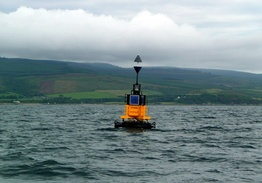
%> input picture dataset/E/3DTzEGh.jpg, 262 x 183 px, shrunk from 640 x 445 before the run; its folder holds only this picture in this run
$ octave Code_actuel.m   (GNU Octave 9; MATLAB toolbox functions it lacks are replaced by stand-ins)
%> lines starting %> are read from the running program, lines starting %| are printed output that depends on the picture; in (x1, y1, x2, y2) boxes, pixels count from 0 and x2, y2 are one past the last pixel; in counts of white or black regions, pixels touching at a corner belong together; the program's own positions count from 1
%> further down, I is the input picture: size 183x262x3 uint8; mean R, G, B 125.5, 142.9, 145.5
### beaconMask.m
function mask = beaconMask(img)
% This function takes an image as input and returns the mask with the beacon detection
% input : the image
% output : the mask of the beacon

figure;
subplot(2,2,1); imshow(img); title('Original Image');

%% Masque de couleur jaune

ihsv = rgb2hsv(img);
%> ihsv: size 183x262x3 double; mean H, S, V 0.518, 0.206, 0.579
% isoler les couleurs jaunes / oranges
% seuils
yellow = (ihsv(:,:,1) > 0.05 & ihsv(:,:,1) < 0.17) & (ihsv(:,:,2) > 0.25 & ihsv(:,:,3) > 0.25);
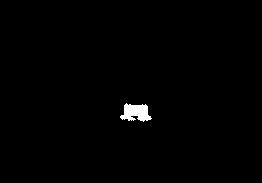
%> yellow: size 183x262 logical; 0.81% white; 1 white region, box (x1, y1, x2, y2) and area: (120, 103, 152, 122) 389

% figure; imshow(yellow, []); title('Yellow Mask');

grayImg = img(:,:,3);
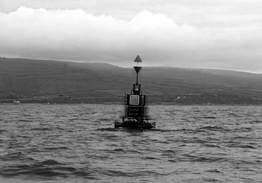
%> grayImg: size 183x262 uint8; min 0, max 255, mean 145.5
grayImg(grayImg > 80) = 255;
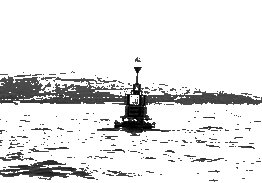
%> grayImg: size 183x262 uint8; min 0, max 255, mean 227.5

% grayImg = imgaussfilt(grayImg, 2);

[m, n] = size(grayImg);
%> m = 183; n = 262

% thresholded = clusteredImg == min(centers);
thresholded = yellow;
thresholded_opened = imopen(thresholded, strel('disk', 3));
%> thresholded_opened: size 183x262 logical; 0.71% white; 1 white region, box (x1, y1, x2, y2) and area: (123, 104, 150, 121) 341
thresholded_opened = bwareaopen(thresholded_opened,  fix(m*n/2000) );
thresholded_opened = imclearborder(thresholded_opened);

if (sum(thresholded_opened(:)) == 0)
    thresholded_opened = thresholded;
    thresholded_opened = bwareaopen(thresholded_opened,  50 );
end

subplot(2,2,2);
imshow(yellow, []);
title('First yellow mask');


%% Seuillage du gradient sur la composante bleu
% Obtenir l'axe y de la première valeur non nulle du masque jaune
[~, col] = find(thresholded_opened, 1, 'first');
%> col = 124
[~, col2] = find(thresholded_opened, 1, 'last');
%> col2 = 150

% gradient
grad = abs(imgradient(grayImg, 'sobel'));

grad = grad > max(grad(:)) * 0.01;
%> grad: size 183x262 logical; 26% white; 77 white regions (39 under 20 px), largest, box (x1, y1, x2, y2) and area: (0, 0, 262, 183) 9268, (27, 127, 70, 154) 359, (101, 169, 143, 178) 227
grad = imclose(grad, strel('disk', 4));
%> grad: size 183x262 logical; 34.5% white; 3 white regions (2 under 20 px), largest, box (x1, y1, x2, y2) and area: (0, 0, 262, 183) 16528
grad = imopen(grad, strel('line', 3,0));
%> grad: size 183x262 logical; 34% white; 9 white regions (4 under 20 px), largest, box (x1, y1, x2, y2) and area: (0, 56, 262, 183) 15299, (162, 147, 228, 163) 436, (0, 0, 262, 3) 272, (235, 155, 262, 172) 180, (144, 170, 163, 176) 52

grad(:, 1:col-30) = 0;
grad(:, col2+30:end) = 0;
%> grad: size 183x262 logical; 11.5% white; 5 white regions, box (x1, y1, x2, y2) and area: (94, 56, 179, 160) 4592, (94, 167, 179, 183) 606, (162, 147, 179, 163) 174, (94, 0, 179, 1) 85, (144, 170, 163, 176) 52

%% Reconstruction par dilatation
% Reconstruction par dilatation de l'image segmentée
mask = imreconstruct(thresholded_opened,grad | thresholded_opened);
%> mask: size 183x262 logical; 9.6% white; 1 white region, box (x1, y1, x2, y2) and area: (94, 56, 179, 160) 4592


%% Suppression des objets non pertinents
% Redétection des objets jaunes pour supprimer des potentiels minis objets externes (bouées, etc)
studied_area =  bsxfun(@times, img, cast(mask, 'like', img));
%> studied_area: size 183x262x3 uint8; mean H, S, V 7.2, 8.2, 7.5

ihsv = rgb2hsv(studied_area);
%> ihsv: size 183x262x3 double; mean H, S, V 0.0425, 0.0334, 0.0355
% isoler les couleurs jaunes / oranges
yellow_mask = (ihsv(:,:,1) > 0.05 & ihsv(:,:,1) < 0.17) & (ihsv(:,:,2) > 0.20 & ihsv(:,:,3) > 0.20);
%> yellow_mask: size 183x262 logical; 0.84% white; 2 white regions (1 under 20 px), largest, box (x1, y1, x2, y2) and area: (120, 103, 152, 122) 400

% Supprimer tous les objets avec une surface plus petite que 40% de la plus grande
r = regionprops(yellow_mask, 'Area');
%> r = 2 regions; Area: 400, 1
areas = cat(1, r.Area);
%> areas = [400; 1]
yellow = bwareaopen(yellow_mask, fix(max(areas)*0.4));
%> yellow: size 183x262 logical; 0.83% white; 1 white region

r = regionprops(yellow, 'BoundingBox', 'Area');
%> r = 1 region; box (x1, y1, x2, y2) and Area: (120, 103, 152, 122) 400
if (length(r) > 1)
    boundingBoxes = cat(1, r.BoundingBox);

    % Trier par coordonnée x
    [~, idx] = sort(boundingBoxes(:, 1), 'ascend');
    r = r(idx);

    % Vérifier si les boîtes englobantes sont trop éloignées les unes des autres (regarder uniquement l'axe x)
    % si c'est le cas, supprimer la plus petite
    for i = 1:length(r)
        for j = i+1:length(r)
            if ( (r(i).BoundingBox(1) + r(i).BoundingBox(3)*3) < r(j).BoundingBox(1))
                if (r(i).Area < r(j).Area)
                    % supprimer la plus petite du jaune en utilisant la boîte englobante
                    yellow(fix(r(i).BoundingBox(2)):fix(r(i).BoundingBox(2)+r(i).BoundingBox(4)), ...
                        fix(r(i).BoundingBox(1)):fix(r(i).BoundingBox(1)+r(i).BoundingBox(3))) = 0;
                else
                    yellow(fix(r(j).BoundingBox(2)):fix(r(j).BoundingBox(2)+r(j).BoundingBox(4)), ...
                        fix(r(j).BoundingBox(1)):fix(r(j).BoundingBox(1)+r(j).BoundingBox(3))) = 0;
                end
            end
        end
    end
end

yellow_dilated = imdilate(yellow,strel("rectangle",[150,5]));
%> yellow_dilated: size 183x262 logical; 11.3% white; 1 white region, box (x1, y1, x2, y2) and area: (118, 29, 154, 183) 5410

mask = imreconstruct(yellow_dilated,mask);

%% Amélioration de la détection des triangles

es_ligne = zeros(150,1);
es_ligne(1:75) = 1;

mask = imdilate(mask,es_ligne);
%> mask: size 183x262 logical; 26% white; 1 white region, box (x1, y1, x2, y2) and area: (94, 0, 179, 160) 12483

mask = imreconstruct(mask,grad | thresholded_opened);
%> mask: size 183x262 logical; 9.8% white; 2 white regions

subplot(2,2,3); imshow(grad, []); title('Gradient Image');
subplot(2,2,4); imshow(mask, []); title('Gradient & Segmented Image bouché');

end

### triangleEstimation.m
function result = triangleEstimation (mask,image)
% This function takes the mask of the beacon and the image and returns the direction of the beacon
% For this it take the 22 first % of the bounding box to isolate the triangles and then check the
% sum of the 4 quarters. The quarter with the highest sum is widest part of each triangle.
%
% Parameters:
%  mask: the mask of the beacon
%  image: the image
% Returns:
%  direction: the direction of the beacon

%% Boite englobante de la balise

studied_area =  bsxfun(@times, image, cast(mask, 'like', image));
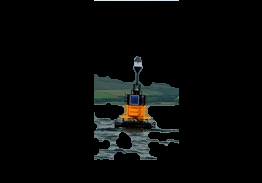
%> studied_area: size 183x262x3 uint8; mean R, G, B 7.6, 8.6, 8
figure;subplot(1,2,1);imshow(studied_area);


boundingBoxTriangles = regionprops(mask, 'BoundingBox');
%> boundingBoxTriangles = 2 regions; box (x1, y1, x2, y2): (94, 0, 179, 1), (94, 56, 179, 160)

for i =1 : length(boundingBoxTriangles)
    rectangle('Position',boundingBoxTriangles(i).BoundingBox, 'EdgeColor', 'r', 'LineWidth', 2);
end
%> this loop made 2 passes

% fusion des bounding boxes
maxX = 0; maxY = 0; minX = 100000; minY = 100000;
for i = 1:length(boundingBoxTriangles)
    maxX = max(maxX, boundingBoxTriangles(i).BoundingBox(1) + boundingBoxTriangles(i).BoundingBox(3));
    maxY = max(maxY, boundingBoxTriangles(i).BoundingBox(2) + boundingBoxTriangles(i).BoundingBox(4));
    minX = min(minX, boundingBoxTriangles(i).BoundingBox(1));
    minY = min(minY, boundingBoxTriangles(i).BoundingBox(2));
end
%> this loop made 2 passes
%> (maxX, maxY, minX, minY) on passes 1 to 2: (179.5, 1.5, 94.5, 0.5), (179.5, 160.5, 94.5, 0.5)

heigth = (maxY - minY)*0.22;
%> heigth = 35.2
boundingBoxTriangles = [minX, minY , maxX - minX, heigth ];
%> boundingBoxTriangles = [94.5 0.5 85 35.2]

rectangle('Position',boundingBoxTriangles, 'EdgeColor', 'g', 'LineWidth', 2);

triangles = imcrop(studied_area,boundingBoxTriangles);

subplot(1,2,2); imshow(triangles);title("triangles");
%> after `title("triangles")`:
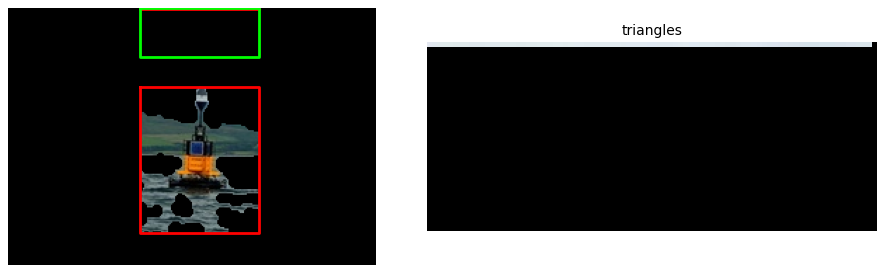
%> figure redrawn from the program's plot data, 2 panels

%% Nettoyage de l'image

mask = imopen(mask, strel('disk', 2));
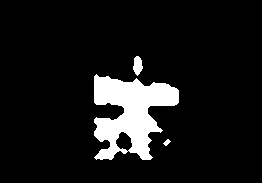
%> mask: size 183x262 logical; 9.1% white; 3 white regions, box (x1, y1, x2, y2) and area: (94, 74, 179, 160) 4209, (133, 56, 143, 76) 138, (163, 139, 171, 146) 30


%% Classification

% Calculs des quarts de triangles
q1 = imcrop(mask, [minX,minY,maxX - minX, fix(heigth*1/4)]);
q2 = imcrop(mask, [minX,minY + fix(heigth*1/4),maxX - minX, fix(heigth*1/4)]);
q3 = imcrop(mask, [minX,minY + fix(heigth*2/4),maxX - minX, fix(heigth*1/4)]);
q4 = imcrop(mask, [minX,minY + fix(heigth*3/4),maxX - minX, fix(heigth*1/4)]);

figure;
subplot(2,2,1); imshow(q1);title("q1");
subplot(2,2,3); imshow(q2);title("q2");
subplot(2,2,2); imshow(q3);title("q3");
subplot(2,2,4); imshow(q4);title("q4");


sum1 = sum(q1(:));
%> sum1 = 0
sum2 = sum(q2(:));
%> sum2 = 0
sum3 = sum(q3(:));
%> sum3 = 0
sum4 = sum(q4(:));
%> sum4 = 0

% classification

if (sum1 > sum2)
    if (sum3 > sum4)
        result = "South";
    else
        result = "West";
    end
else
    if (sum3 > sum4)
        result = "East";
    else
        result = "North";
    end
end
end

### Code_actuel.m
%% Test d'un dossier complet et de la fonction triangleEstimation ou colorEstimation

clear;close all;clc;


direction = 'East';
folder = "dataset/"+ direction(1)  +"/";
files = dir(folder + "*.jpg");


compt = 0;
for i = 1:length(files)

    I = imread(strcat(folder,files(i).name));

    % disp(files(i).name);

    mask = beaconMask(I);
    esti = triangleEstimation(mask,I);
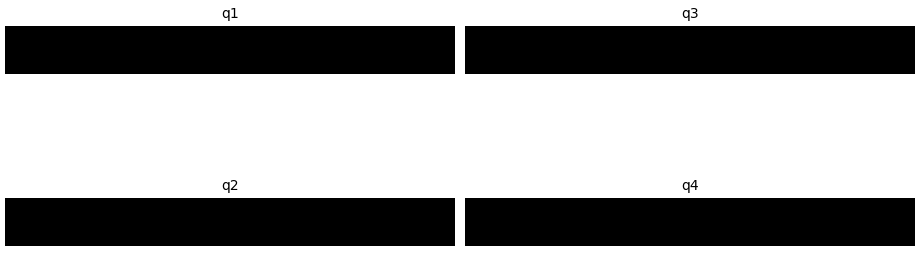
%> figure redrawn from the program's plot data, 4 panels
%> esti = 'North'
    disp(esti);
%| North
%> (the run ends here)
